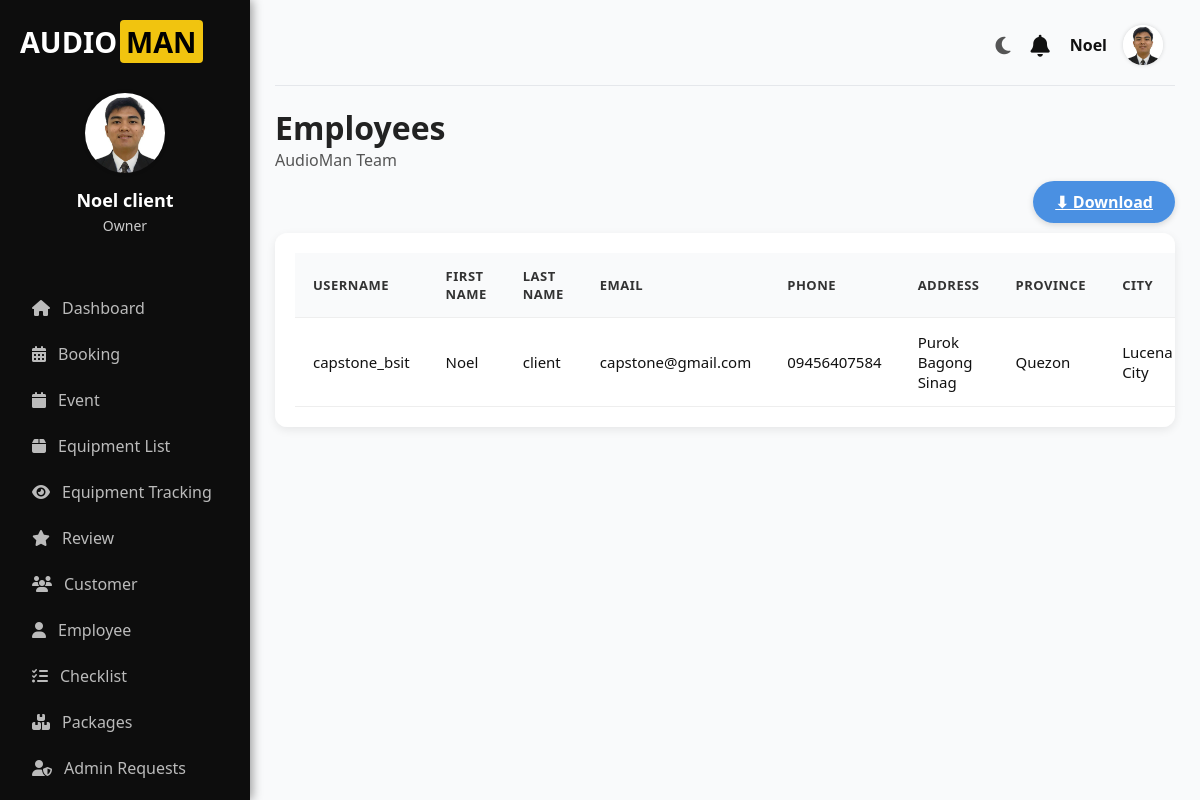
/accounts/employee/ (signed in), run on the app's committed database.
### accounts/models.py (models this page shows, shortened)
class Profile(models.Model):
    user = models.OneToOneField(User, on_delete=models.CASCADE)
    contact_number = models.CharField(max_length=20)
    province = models.CharField(max_length=100)
    city = models.CharField(max_length=100)
    barangay = models.CharField(max_length=100, blank=True, null=True)  # ➕ Added field
    address = models.CharField(max_length=255, blank=True, null=True)
    profile_picture = models.ImageField(upload_to='profile_pictures/', blank=True, null=True)
    requested_admin = models.BooleanField(default=False)

### accounts/views.py (the view)
    def wrapper(request, *args, **kwargs):
        if not request.user.is_authenticated:
            print("User is not authenticated.")  # Debugging line
            return redirect("login")
        if not request.user.is_staff and not request.user.is_superuser:
            print(f"User {request.user.username} does not have admin privileges.")  # Debugging line
            raise PermissionDenied  # User is denied access
        return view_func(request, *args, **kwargs)

### accounts/context_processors.py (called while the page is built)
def notifications_context(request):
    if request.user.is_authenticated:
        notifications = Notification.objects.filter(user=request.user).order_by('-created_at')
        unread_count = notifications.filter(is_read=False).count()
        return {
            'notifications': notifications,
            'notifications_unread_count': unread_count
        }
    return {}

### accounts/views.py (called while the page is built)
def admin_only(view_func):
    def wrapper(request, *args, **kwargs):
        if not request.user.is_authenticated:
            print("User is not authenticated.")  # Debugging line
            return redirect("login")
        if not request.user.is_staff and not request.user.is_superuser:
            print(f"User {request.user.username} does not have admin privileges.")  # Debugging line
            raise PermissionDenied  # User is denied access
        return view_func(request, *args, **kwargs)
    return wrapper

@login_required
@admin_only
def employee(request):
    employees = Profile.objects.filter(user__is_staff=True)  # Only current admins
    bookings = Booking.objects.all()
    notifications_qs = bookings.filter(status="Processing").order_by('-created_at')[:5]
    notifications = [
        f"📌 New booking from {b.full_name} on {DateFormat(b.event_date).format('M d, Y')}"
        for b in notifications_qs
    ]
    return render(request, 'client/employee.html', {
        'employees': employees,
        'notifications': notifications,  # Pass notifications to the template
    })

### accounts/templates/client/employee.html (shortened to what this page needs)
{% extends 'client-base.html' %}
{% block content %}
<div class="dashboard-header tracking">
  <h1>Employees</h1>
  <p>AudioMan Team</p>
</div>
<div class="download-wrapper">
  <a href="{% url 'download_employees' %}" class="download-btn">⬇ Download</a>
</div>
<div class="table-container">
  <table>
    <thead>
      <tr>
        <th>Username</th>
        <th>First Name</th>
        <th>Last Name</th>
        <th>Email</th>
        <th>Phone</th>
        <th>Address</th>
        <th>Province</th>
        <th>City</th>
      </tr>
    </thead>
    <tbody>
      {% for profile in employees %}
      <tr>
        <td>{{ profile.user.username }}</td>
        <td>{{ profile.user.first_name }}</td>
        <td>{{ profile.user.last_name }}</td>
        <td>{{ profile.user.email }}</td>
        <td>{{ profile.contact_number }}</td>
        <td>{{ profile.address }}</td>
        <td>{{ profile.province }}</td>
        <td>{{ profile.city }}</td>
      </tr>
      {% empty %}
      <tr>
        <td colspan="9" style="text-align:center; padding:20px;">No approved employees found.</td>
      </tr>
      {% endfor %}
    </tbody>
  </table>
</div>
{% endblock %}

### accounts/templates/client-base.html (shortened to what this page needs)
{% load static %}
<!DOCTYPE html>
<html lang="en">
<head>
  <link rel="stylesheet" href="https://cdnjs.cloudflare.com/ajax/libs/font-awesome/6.5.0/css/all.min.css" />
</head>
<body>
  <div class="container">
    <aside class="sidebar">
      <div class="logo">
        <span class="text-white">AUDIO</span><span class="text-yellow">MAN</span>
      </div>
      <div class="user">
        <div class="avatar">
          <img
            src="{% if request.user.profile.profile_picture %}{{ request.user.profile.profile_picture.url }}{% else %}{% static 'images/profile-icon.png' %}{% endif %}"
            alt="Avatar Icon"
            class="avatar-img"
          />
        </div>
        <h3 class="owner-name">{{ request.user.get_full_name }}</h3>
        <p class="owner-role">Owner</p>
      </div>
      <nav class="nav">
        {% if user.is_staff and not user.is_superuser %}
          <a href="{% url 'checklist' %}"><i class="fas fa-list-check"></i> Checklist</a>
        {% else %}
          <a href="{% url 'dashboard' %}"><i class="fas fa-home"></i> Dashboard</a>
          <a href="{% url 'booking' %}"><i class="fas fa-calendar-alt"></i> Booking</a>
          <a href="{% url 'event' %}"><i class="fas fa-calendar"></i> Event</a>
          <a href="{% url 'equipment' %}"><i class="fas fa-box"></i> Equipment List</a>
          <a href="{% url 'tracking' %}"><i class="fas fa-eye"></i> Equipment Tracking</a>
          <a href="{% url 'reviews' %}"><i class="fas fa-star"></i> Review</a>
          <a href="{% url 'customer' %}"><i class="fas fa-users"></i> Customer</a>
          <a href="{% url 'employee' %}"><i class="fas fa-user"></i> Employee</a>
          <a href="{% url 'checklist' %}"><i class="fas fa-list-check"></i> Checklist</a>
          <a href="{% url 'package_list' %}"><i class="fas fa-boxes"></i> Packages</a>
          {% if user.is_superuser %}
            <a href="{% url 'admin_requests_view' %}"><i class="fas fa-user-shield"></i> Admin Requests</a>
          {% endif %}
        {% endif %}
      </nav>
    </aside>
    <main class="main">
      <div class="topbar">
        <div class="dark-toggle" id="darkToggle"><i class="fas fa-moon"></i></div>
        <div class="notification" id="notifToggle">
          <i class="fas fa-bell"></i>
        </div>
        <div class="user-info" id="topbarDropdownToggle">
          <span>{{ request.user.first_name }}</span>
          <img
            src="{% if request.user.profile.profile_picture %}{{ request.user.profile.profile_picture.url }}{% else %}{% static 'images/profile-icon.png' %}{% endif %}"
            alt="User Avatar"
          />
        </div>
      </div>
      {% block content %}{% endblock %}
    </main>
  </div>
</body>
</html>

### accounts/templates/client-base.html (style rules this page uses)
* { margin: 0; padding: 0; box-sizing: border-box; }
body { font-family: 'Segoe UI', Arial, sans-serif; background: #f9fafb; color: #111; display: flex; height: 100vh; overflow: hidden; transition: background 0.3s, color 0.3s; }
.container { display: flex; width: 100%; }
.sidebar { background: #0d0d0d; color: #fff; width: 250px; padding: 20px; display: flex; flex-direction: column; height: 100vh; position: fixed; transition: background 0.3s; box-shadow: 2px 0 10px rgba(0,0,0,0.4); }
.logo { font-size: 24px; font-weight: bold; margin-bottom: 30px; display: flex; align-items: center; font-size: 1.8rem; }
.logo .text-white { color: white; }
.logo .text-yellow { background-color: #f1c40f; color: #000; padding: 2px 6px; border-radius: 4px; margin-left: 3px; font-weight: bold; }
.user { text-align: center; margin-bottom: 30px; }
.avatar img.avatar-img { width: 80px; height: 80px; border-radius: 50%; object-fit: cover; margin: 0 auto 10px; border: none; background: none; box-shadow: 0 0 4px rgba(0,0,0,0.2); }
.owner-name { color: #fff; font-size: 18px; font-weight: 600; margin-bottom: 4px; }
.owner-role { color: #ccc; font-size: 14px; }
.nav { margin-top: 20px; }
.nav a { display: flex; align-items: center; gap: 12px; padding: 12px; color: #bbb; text-decoration: none; border-radius: 8px; transition: all 0.3s ease; font-weight: 500; }
.main { flex-grow: 1; padding: 25px; margin-left: 250px; overflow-y: auto; transition: background 0.3s, color 0.3s; }
.topbar { display: flex; align-items: center; justify-content: flex-end; padding-bottom: 20px; border-bottom: 1px solid #e5e7eb; margin-bottom: 20px; }
.user-info { display: flex; align-items: center; gap: 16px; position: relative; cursor: pointer; font-size: 20px; margin-right: 12px; }
.user-info span { font-size: 16px; font-weight: 600; }
.user-info img { width: 40px; height: 40px; border-radius: 50%; object-fit: cover; border: none; background: none; box-shadow: 0 0 4px rgba(0,0,0,0.15); }
.notification { position: relative; margin-right: 20px; font-size: 22px; cursor: pointer; }
.dark-toggle { font-size: 20px; cursor: pointer; margin-right: 20px; color: #555; transition: color 0.3s; }

### accounts/templates/client/employee.html (style rules this page uses)
.dashboard-header { margin-bottom: 20px; }
.dashboard-header h1 { font-size: 32px; font-weight: 700; color: #222; }
.dashboard-header p { font-size: 16px; color: #555; }
.download-wrapper { text-align: right; margin-bottom: 20px; }
.download-btn { background: #4a90e2; color: #fff; border: none; padding: 10px 22px; border-radius: 25px; cursor: pointer; font-weight: 600; box-shadow: 0 2px 6px rgba(0,0,0,0.15); transition: all 0.3s ease; }
.table-container { background: #fff; border-radius: 12px; padding: 20px; box-shadow: 0 3px 10px rgba(0,0,0,0.08); overflow-x: auto; }
table { width: 100%; border-collapse: collapse; font-size: 15px; }
table th, table td { padding: 14px 18px; text-align: left; border-bottom: 1px solid #eee; }
table th { background: #f9fafb; font-weight: 700; color: #333; text-transform: uppercase; font-size: 13px; letter-spacing: 0.5px; }

### data on the page
Profile: user.username "capstone_bsit", user.first_name "Noel", user.last_name "client", user.email "capstone@gmail.com", contact_number "09456407584", address "Purok Bagong Sinag", province "Quezon", city "Lucena City"

### other printed values
{{ request.user.get_full_name }} "Noel client"
{{ request.user.first_name }} "Noel"
